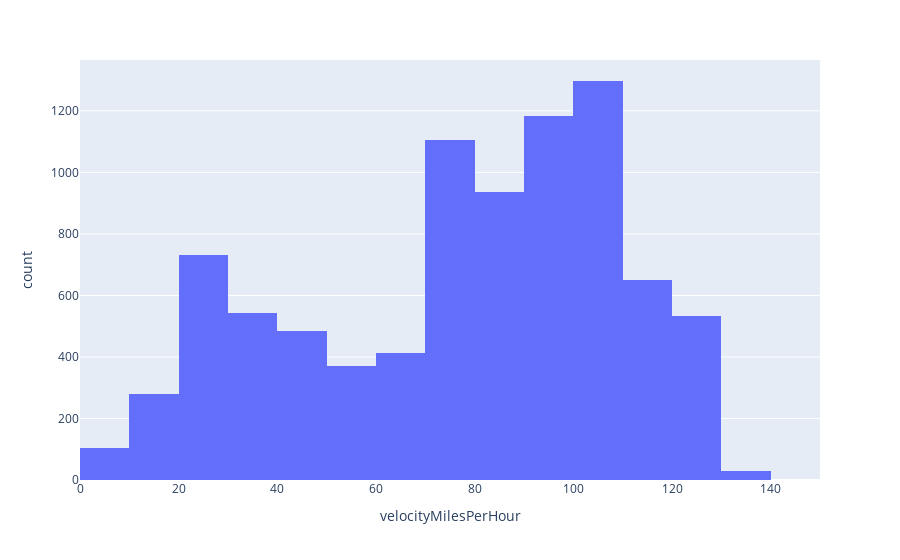

Write notebook code for a chart like this one.
### Code cell
# Distribution of velocities with histogram
fig = px.histogram(gpxDFSpeedFiltered, x="velocityMilesPerHour", nbins=20)
fig.show()

### Figure 1 — Plotly figure (JSON) as saved in the notebook; plotly's stock layout.template omitted (floating-point values rounded to 4 significant figures; data arrays with more than 128 entries replaced by an {"elided": "..."} marker saying what was removed)
{"data": [{"alignmentgroup": "True", "bingroup": "x", "hovertemplate": "velocityMilesPerHour=%{x}<br>count=%{y}<extra></extra>", "legendgroup": "", "marker": {"color": "#636efa"}, "name": "", "nbinsx": 20, "offsetgroup": "", "orientation": "v", "showlegend": false, "type": "histogram", "x": {"elided": "8661 float values"}, "xaxis": "x", "yaxis": "y"}], "layout": {"barmode": "relative", "legend": {"tracegroupgap": 0}, "margin": {"t": 60}, "xaxis": {"anchor": "y", "domain": [0, 1], "title": {"text": "velocityMilesPerHour"}}, "yaxis": {"anchor": "x", "domain": [0, 1], "title": {"text": "count"}}}}
